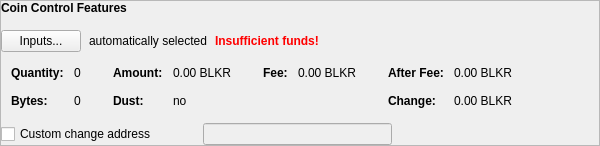
      <widget class="QFrame" name="frameCoinControl">
       <property name="sizePolicy">
        <sizepolicy hsizetype="Expanding" vsizetype="Fixed">
         <horstretch>0</horstretch>
         <verstretch>0</verstretch>
        </sizepolicy>
       </property>
       <property name="minimumSize">
        <size>
         <width>600</width>
         <height>100</height>
        </size>
       </property>
       <property name="frameShape">
        <enum>QFrame::StyledPanel</enum>
       </property>
       <property name="frameShadow">
        <enum>QFrame::Raised</enum>
       </property>
       <layout class="QVBoxLayout" name="verticalLayout_4">
        <property name="spacing">
         <number>6</number>
        </property>
        <property name="leftMargin">
         <number>0</number>
        </property>
        <property name="topMargin">
         <number>0</number>
        </property>
        <property name="rightMargin">
         <number>0</number>
        </property>
        <property name="bottomMargin">
         <number>0</number>
        </property>
        <item>
         <layout class="QVBoxLayout" name="verticalLayoutCoinControl" stretch="0,0,0,0">
          <property name="spacing">
           <number>0</number>
          </property>
          <property name="sizeConstraint">
           <enum>QLayout::SetDefaultConstraint</enum>
          </property>
          <property name="leftMargin">
           <number>0</number>
          </property>
          <property name="topMargin">
           <number>0</number>
          </property>
          <item>
           <layout class="QHBoxLayout" name="horizontalLayoutCoinControl1">
            <property name="bottomMargin">
             <number>15</number>
            </property>
            <item>
             <widget class="QLabel" name="labelCoinControlFeatures">
              <property name="sizePolicy">
               <sizepolicy hsizetype="Preferred" vsizetype="Maximum">
                <horstretch>0</horstretch>
                <verstretch>0</verstretch>
               </sizepolicy>
              </property>
              <property name="font">
               <font>
                <weight>75</weight>
                <bold>true</bold>
               </font>
              </property>
              <property name="styleSheet">
               <string notr="true">font-weight:bold;</string>
              </property>
              <property name="text">
               <string>Coin Control Features</string>
              </property>
             </widget>
            </item>
           </layout>
          </item>
          <item>
           <layout class="QHBoxLayout" name="horizontalLayoutCoinControl2" stretch="0,0,0,0">
            <property name="spacing">
             <number>8</number>
            </property>
            <property name="bottomMargin">
             <number>10</number>
            </property>
            <item>
             <widget class="QPushButton" name="pushButtonCoinControl">
              <property name="styleSheet">
               <string notr="true"/>
              </property>
              <property name="text">
               <string>Inputs...</string>
              </property>
              <property name="autoDefault">
               <bool>false</bool>
              </property>
             </widget>
            </item>
            <item>
             <widget class="QLabel" name="labelCoinControlAutomaticallySelected">
              <property name="text">
               <string>automatically selected</string>
              </property>
              <property name="margin">
               <number>5</number>
              </property>
             </widget>
            </item>
            <item>
             <widget class="QLabel" name="labelCoinControlInsuffFunds">
              <property name="font">
               <font>
                <weight>75</weight>
                <bold>true</bold>
               </font>
              </property>
              <property name="styleSheet">
               <string notr="true">color:red;font-weight:bold;</string>
              </property>
              <property name="text">
               <string>Insufficient funds!</string>
              </property>
              <property name="margin">
               <number>5</number>
              </property>
             </widget>
            </item>
            <item>
             <spacer name="horizontalSpacerCoinControl">
              <property name="orientation">
               <enum>Qt::Horizontal</enum>
              </property>
              <property name="sizeHint" stdset="0">
               <size>
                <width>40</width>
                <height>1</height>
               </size>
              </property>
             </spacer>
            </item>
           </layout>
          </item>
          <item>
           <widget class="QWidget" name="widgetCoinControl" native="true">
            <property name="sizePolicy">
             <sizepolicy hsizetype="Preferred" vsizetype="Preferred">
              <horstretch>0</horstretch>
              <verstretch>0</verstretch>
             </sizepolicy>
            </property>
            <property name="minimumSize">
             <size>
              <width>0</width>
              <height>0</height>
             </size>
            </property>
            <property name="styleSheet">
             <string notr="true"/>
            </property>
            <layout class="QHBoxLayout" name="horizontalLayoutCoinControl5">
             <property name="leftMargin">
              <number>0</number>
             </property>
             <property name="topMargin">
              <number>0</number>
             </property>
             <property name="rightMargin">
              <number>0</number>
             </property>
             <property name="bottomMargin">
              <number>0</number>
             </property>
             <item>
              <layout class="QHBoxLayout" name="horizontalLayoutCoinControl3" stretch="0,0,0,1">
               <property name="spacing">
                <number>20</number>
               </property>
               <property name="topMargin">
                <number>0</number>
               </property>
               <property name="bottomMargin">
                <number>10</number>
               </property>
               <item>
                <layout class="QFormLayout" name="formLayoutCoinControl1">
                 <property name="horizontalSpacing">
                  <number>10</number>
                 </property>
                 <property name="verticalSpacing">
                  <number>14</number>
                 </property>
                 <property name="leftMargin">
                  <number>10</number>
                 </property>
                 <property name="topMargin">
                  <number>4</number>
                 </property>
                 <property name="rightMargin">
                  <number>6</number>
                 </property>
                 <item row="0" column="0">
                  <widget class="QLabel" name="labelCoinControlQuantityText">
                   <property name="font">
                    <font>
                     <weight>75</weight>
                     <bold>true</bold>
                    </font>
                   </property>
                   <property name="text">
                    <string>Quantity:</string>
                   </property>
                   <property name="margin">
                    <number>0</number>
                   </property>
                  </widget>
                 </item>
                 <item row="0" column="1">
                  <widget class="QLabel" name="labelCoinControlQuantity">
                   <property name="cursor">
                    <cursorShape>IBeamCursor</cursorShape>
                   </property>
                   <property name="contextMenuPolicy">
                    <enum>Qt::ActionsContextMenu</enum>
                   </property>
                   <property name="text">
                    <string notr="true">0</string>
                   </property>
                   <property name="margin">
                    <number>0</number>
                   </property>
                   <property name="textInteractionFlags">
                    <set>Qt::LinksAccessibleByMouse|Qt::TextSelectableByKeyboard|Qt::TextSelectableByMouse</set>
                   </property>
                  </widget>
                 </item>
                 <item row="1" column="0">
                  <widget class="QLabel" name="labelCoinControlBytesText">
                   <property name="font">
                    <font>
                     <weight>75</weight>
                     <bold>true</bold>
                    </font>
                   </property>
                   <property name="text">
                    <string>Bytes:</string>
                   </property>
                  </widget>
                 </item>
                 <item row="1" column="1">
                  <widget class="QLabel" name="labelCoinControlBytes">
                   <property name="cursor">
                    <cursorShape>IBeamCursor</cursorShape>
                   </property>
                   <property name="contextMenuPolicy">
                    <enum>Qt::ActionsContextMenu</enum>
                   </property>
                   <property name="text">
                    <string notr="true">0</string>
                   </property>
                   <property name="textInteractionFlags">
                    <set>Qt::LinksAccessibleByMouse|Qt::TextSelectableByKeyboard|Qt::TextSelectableByMouse</set>
                   </property>
                  </widget>
                 </item>
                </layout>
               </item>
               <item>
                <layout class="QFormLayout" name="formLayoutCoinControl2">
                 <property name="horizontalSpacing">
                  <number>10</number>
                 </property>
                 <property name="verticalSpacing">
                  <number>14</number>
                 </property>
                 <property name="leftMargin">
                  <number>6</number>
                 </property>
                 <property name="topMargin">
                  <number>4</number>
                 </property>
                 <property name="rightMargin">
                  <number>6</number>
                 </property>
                 <item row="0" column="0">
                  <widget class="QLabel" name="labelCoinControlAmountText">
                   <property name="font">
                    <font>
                     <weight>75</weight>
                     <bold>true</bold>
                    </font>
                   </property>
                   <property name="text">
                    <string>Amount:</string>
                   </property>
                   <property name="margin">
                    <number>0</number>
                   </property>
                  </widget>
                 </item>
                 <item row="0" column="1">
                  <widget class="QLabel" name="labelCoinControlAmount">
                   <property name="cursor">
                    <cursorShape>IBeamCursor</cursorShape>
                   </property>
                   <property name="contextMenuPolicy">
                    <enum>Qt::ActionsContextMenu</enum>
                   </property>
                   <property name="text">
                    <string notr="true">0.00 BLKR</string>
                   </property>
                   <property name="textInteractionFlags">
                    <set>Qt::LinksAccessibleByMouse|Qt::TextSelectableByKeyboard|Qt::TextSelectableByMouse</set>
                   </property>
                  </widget>
                 </item>
                 <item row="1" column="0">
                  <widget class="QLabel" name="labelCoinControlLowOutputText">
                   <property name="font">
                    <font>
                     <weight>75</weight>
                     <bold>true</bold>
                    </font>
                   </property>
                   <property name="text">
                    <string>Dust:</string>
                   </property>
                  </widget>
                 </item>
                 <item row="1" column="1">
                  <widget class="QLabel" name="labelCoinControlLowOutput">
                   <property name="cursor">
                    <cursorShape>IBeamCursor</cursorShape>
                   </property>
                   <property name="contextMenuPolicy">
                    <enum>Qt::ActionsContextMenu</enum>
                   </property>
                   <property name="text">
                    <string notr="true">no</string>
                   </property>
                   <property name="textInteractionFlags">
                    <set>Qt::LinksAccessibleByMouse|Qt::TextSelectableByKeyboard|Qt::TextSelectableByMouse</set>
                   </property>
                  </widget>
                 </item>
                </layout>
               </item>
               <item>
                <layout class="QFormLayout" name="formLayoutCoinControl3">
                 <property name="horizontalSpacing">
                  <number>10</number>
                 </property>
                 <property name="verticalSpacing">
                  <number>14</number>
                 </property>
                 <property name="leftMargin">
                  <number>6</number>
                 </property>
                 <property name="topMargin">
                  <number>4</number>
                 </property>
                 <property name="rightMargin">
                  <number>6</number>
                 </property>
                 <item row="0" column="0">
                  <widget class="QLabel" name="labelCoinControlFeeText">
                   <property name="font">
                    <font>
                     <weight>75</weight>
                     <bold>true</bold>
                    </font>
                   </property>
                   <property name="text">
                    <string>Fee:</string>
                   </property>
                   <property name="margin">
                    <number>0</number>
                   </property>
                  </widget>
                 </item>
                 <item row="0" column="1">
                  <widget class="QLabel" name="labelCoinControlFee">
                   <property name="cursor">
                    <cursorShape>IBeamCursor</cursorShape>
                   </property>
                   <property name="contextMenuPolicy">
                    <enum>Qt::ActionsContextMenu</enum>
                   </property>
                   <property name="text">
                    <string notr="true">0.00 BLKR</string>
                   </property>
                   <property name="textInteractionFlags">
                    <set>Qt::LinksAccessibleByMouse|Qt::TextSelectableByKeyboard|Qt::TextSelectableByMouse</set>
                   </property>
                  </widget>
                 </item>
                </layout>
               </item>
               <item>
                <layout class="QFormLayout" name="formLayoutCoinControl4">
                 <property name="horizontalSpacing">
                  <number>10</number>
                 </property>
                 <property name="verticalSpacing">
                  <number>14</number>
                 </property>
                 <property name="leftMargin">
                  <number>6</number>
                 </property>
                 <property name="topMargin">
                  <number>4</number>
                 </property>
                 <property name="rightMargin">
                  <number>6</number>
                 </property>
                 <item row="0" column="0">
                  <widget class="QLabel" name="labelCoinControlAfterFeeText">
                   <property name="font">
                    <font>
                     <weight>75</weight>
                     <bold>true</bold>
                    </font>
                   </property>
                   <property name="text">
                    <string>After Fee:</string>
                   </property>
                   <property name="margin">
                    <number>0</number>
                   </property>
                  </widget>
                 </item>
                 <item row="0" column="1">
                  <widget class="QLabel" name="labelCoinControlAfterFee">
                   <property name="cursor">
                    <cursorShape>IBeamCursor</cursorShape>
                   </property>
                   <property name="contextMenuPolicy">
                    <enum>Qt::ActionsContextMenu</enum>
                   </property>
                   <property name="text">
                    <string notr="true">0.00 BLKR</string>
                   </property>
                   <property name="textInteractionFlags">
                    <set>Qt::LinksAccessibleByMouse|Qt::TextSelectableByKeyboard|Qt::TextSelectableByMouse</set>
                   </property>
                  </widget>
                 </item>
                 <item row="1" column="0">
                  <widget class="QLabel" name="labelCoinControlChangeText">
                   <property name="font">
                    <font>
                     <weight>75</weight>
                     <bold>true</bold>
                    </font>
                   </property>
                   <property name="text">
                    <string>Change:</string>
                   </property>
                  </widget>
                 </item>
                 <item row="1" column="1">
                  <widget class="QLabel" name="labelCoinControlChange">
                   <property name="cursor">
                    <cursorShape>IBeamCursor</cursorShape>
                   </property>
                   <property name="contextMenuPolicy">
                    <enum>Qt::ActionsContextMenu</enum>
                   </property>
                   <property name="text">
                    <string notr="true">0.00 BLKR</string>
                   </property>
                   <property name="textInteractionFlags">
                    <set>Qt::LinksAccessibleByMouse|Qt::TextSelectableByKeyboard|Qt::TextSelectableByMouse</set>
                   </property>
                  </widget>
                 </item>
                </layout>
               </item>
              </layout>
             </item>
            </layout>
           </widget>
          </item>
          <item>
           <layout class="QHBoxLayout" name="horizontalLayoutCoinControl4" stretch="0,0,0">
            <property name="spacing">
             <number>12</number>
            </property>
            <property name="sizeConstraint">
             <enum>QLayout::SetDefaultConstraint</enum>
            </property>
            <property name="topMargin">
             <number>5</number>
            </property>
            <property name="rightMargin">
             <number>5</number>
            </property>
            <item>
             <widget class="QCheckBox" name="checkBoxCoinControlChange">
              <property name="toolTip">
               <string>If this is activated, but the change address is empty or invalid, change will be sent to a newly generated address.</string>
              </property>
              <property name="text">
               <string>Custom change address</string>
              </property>
             </widget>
            </item>
            <item>
             <widget class="QValidatedLineEdit" name="lineEditCoinControlChange">
              <property name="enabled">
               <bool>false</bool>
              </property>
              <property name="sizePolicy">
               <sizepolicy hsizetype="Ignored" vsizetype="Fixed">
                <horstretch>0</horstretch>
                <verstretch>0</verstretch>
               </sizepolicy>
              </property>
             </widget>
            </item>
            <item>
             <widget class="QLabel" name="labelCoinControlChangeLabel">
              <property name="sizePolicy">
               <sizepolicy hsizetype="Preferred" vsizetype="Expanding">
                <horstretch>0</horstretch>
                <verstretch>0</verstretch>
               </sizepolicy>
              </property>
              <property name="minimumSize">
               <size>
                <width>0</width>
                <height>0</height>
               </size>
              </property>
              <property name="text">
               <string/>
              </property>
              <property name="margin">
               <number>3</number>
              </property>
             </widget>
            </item>
           </layout>
          </item>
         </layout>
        </item>
       </layout>
      </widget>
